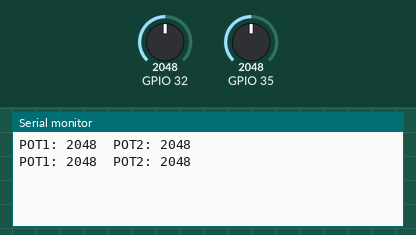
This sketch was run on a simulated ESP32. Parts: the last lines printed to the serial monitor. Inputs (shaded band) come from the test bench; at power-on: GPIO 32 = 2048, GPIO 35 = 2048.

Above: at 2.8 s.
2.9 s: GPIO 32 set to 2866
At 5.2 s:
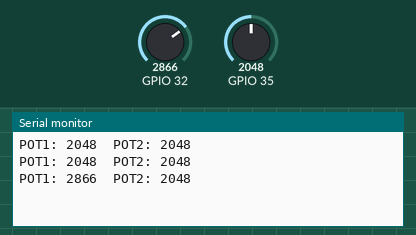
5.6 s: GPIO 35 set to 2866
At 6.8 s:
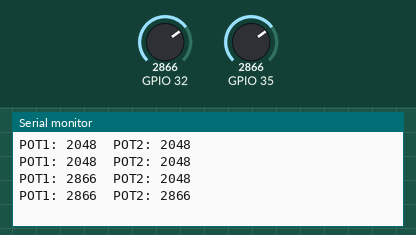
8.3 s: GPIO 32 set to 3603
At 10.8 s:
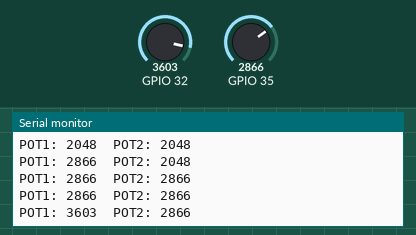
11.0 s: GPIO 35 set to 3603
At 12.6 s:
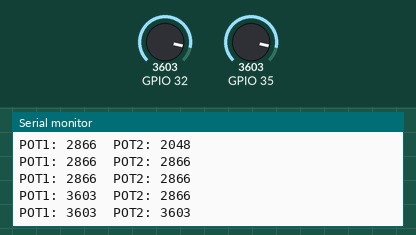
Timing chart, 0 to 14.1 s (numbered marks = the images above; inputs shaded):
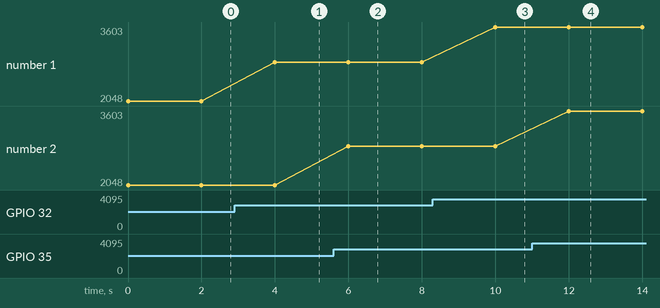

Measured:
- after the input at 2.9 s, the serial monitor: prints a new line after 1.1 s (image 1)
- after the input at 5.6 s, the serial monitor: prints a new line after 0.40 s (image 2)
- after the input at 8.3 s, the serial monitor: prints a new line after 1.7 s (image 3)
- after the input at 11.0 s, the serial monitor: prints a new line after 1.0 s (image 4)
- plotted number 1: 2048 → 2866 after the input at 2.9 s, 2866 → 3603 after the input at 8.3 s

The sketch:

code.ino
```cpp
char msg[30];

void setup() {
  Serial.begin(9600);
}

void loop() {
  uint16_t pot1 = analogRead(32);
  uint16_t pot2 = analogRead(35);
  snprintf(msg,30,"POT1: %d  POT2: %d",pot1,pot2);
  Serial.println(msg);
  delay(2000);
}
```
